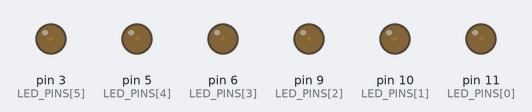
Bench run of a sketch on a simulated Arduino Uno, built with avr-gcc and run on an emulated ATmega328P. Parts: output pins drawn as LEDs (lit = HIGH).

Above: at 0.05 s.
At 0.65 s:
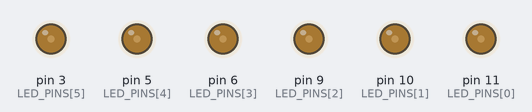
At 1.3 s:
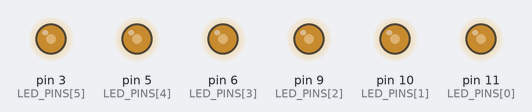
At 1.9 s:
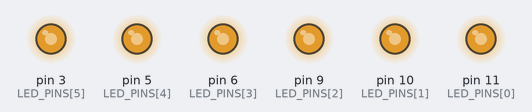
At 2.55 s:
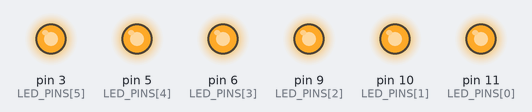
Timing chart, 0 to 5.9 s (numbered marks = the images above):
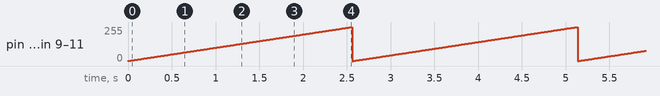

The sketch:

01_CylonTester.ino
```cpp
const int NUM_LEDS = 6;
const int LED_PINS[NUM_LEDS] = { 11, 10, 9, 6, 5, 3 };

int ledValue = 0;

void setup() {
  for (int i = 0; i < NUM_LEDS; i++)
  {
    pinMode(LED_PINS[i], OUTPUT);
  }
}

void loop() {
  ledValue++;

  if (ledValue > 255)
  {
    ledValue = 0;
  }

  for (int i = 0; i < NUM_LEDS; i++)
  {
    analogWrite(LED_PINS[i], ledValue);
  }

  delay(10);
}
```

Measured:
- by itself, pin 3 (LED_PINS[5]), pin 5 (LED_PINS[4]), pin 6 (LED_PINS[3]), pin 9 (LED_PINS[2]), pin 10 (LED_PINS[1]), pin 11 (LED_PINS[0]): ramps from 0/255 to 255/255 and jumps back, once every 2.6 s
